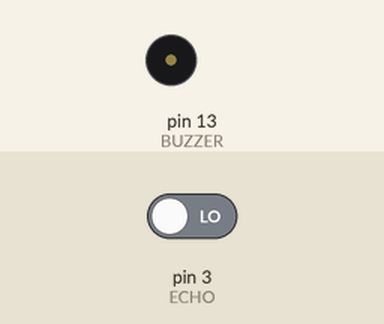
Bench run of a sketch on a simulated Arduino Uno, built with avr-gcc and run on an emulated ATmega328P. On the bench: buzzer (waves = sounding). The test bench sets the inputs (shaded band); at power-on: pin 3 (ECHO) LOW. What the sketch prints to the serial monitor is not drawn.

Above: at 0.5 s.
Timing chart, 0 to 4.6 s (numbered marks = the images above):
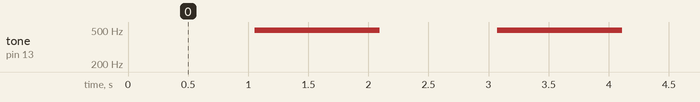

The sketch:

sketch_mar12c.ino
```cpp
#define TRIG 2
#define ECHO 3
#define BUZZER 13
int once = 0;

void setup ()
{
  pinMode(TRIG,OUTPUT);
  pinMode(ECHO,INPUT);
  Serial.begin(9600);
  Serial.println("Start");

  pinMode(BUZZER,OUTPUT);
  Serial.begin(9600);
  Serial.println("Start");
}

void loop ()
{
  Serial.println("Initiating Reading");
  digitalWrite(TRIG,HIGH);
  delay(10);
  digitalWrite(TRIG,LOW);
  int distance = pulseIn(ECHO,HIGH)/2;

  distance = distance/29;
  Serial.print("Distance in cm is ");
  Serial.println(distance);

  if (distance >= 300)
  {
    int p = 5;
    int i;
    Serial.println("Starting buzzer");
    for(i = 0; i<500; i++)
      {
        digitalWrite(BUZZER,HIGH);
        delay(p);
        digitalWrite(BUZZER,LOW);
        delay(p);
      }

     Serial.println("Stopping buzzer");
    }


  else if(distance <= 10)
  {
    int p = 1;
    int i;
    Serial.println("Starting buzzer");
    for(i = 0; i<500; i++)
      {
        digitalWrite(BUZZER,HIGH);
        delay(p);
        digitalWrite(BUZZER,LOW);
        delay(p);
      }

     Serial.println("Stopping buzzer");
    }
}
```

Measured:
- by itself, tone on pin 13 (BUZZER): alternates 496 Hz for 1.0 s and silent for 0.98 s
